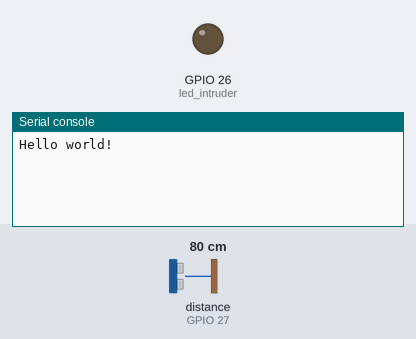
The program below on a simulated ESP32 board running MicroPython. Shown: output pins drawn as LEDs (lit = HIGH), the last lines printed to the serial console. Inputs (shaded band) come from the test bench; at power-on: distance to the obstacle (sensor on GPIO 27) 80 cm. The echo pulse lasts 58.3 µs per cm; pins used as bus, display or sensor lines are not drawn.

Above: at 1.2 s.
1.3 s: distance to the obstacle (sensor on GPIO 27) set to 2 cm
At 1.9 s:
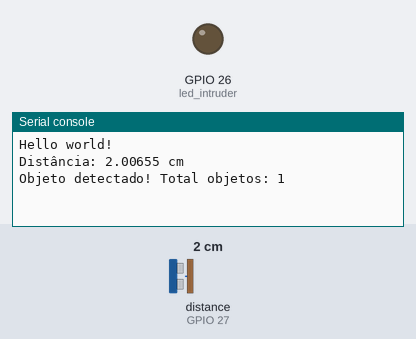
3.0 s: distance to the obstacle (sensor on GPIO 27) set to 18 cm
At 4.1 s:
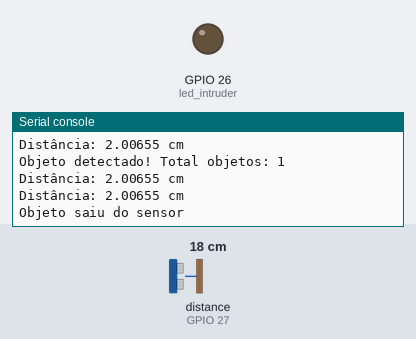

Measured:
- after the input at 1.3 s, the serial console: prints a new line after 0.22 s (image 1)
- after the input at 3.0 s, the serial console: prints a new line at once (image 2)

The program:

main.py
```python
from machine import Pin, time_pulse_us
import time

print("Hello world!")

PINO_TRIG = 25
PINO_ECHO = 27
PINO_LED_INTRUSO = 26

trig = Pin(PINO_TRIG, Pin.OUT)
echo = Pin(PINO_ECHO, Pin.IN)
led_intruder = Pin(PINO_LED_INTRUSO, Pin.OUT)

def obter_distancia():
    """
    Mede a distância em centímetros usando o sensor HC-SR04.
    Retorna None se não detectar nada.
    """
    trig.value(0)
    time.sleep_us(2)

    trig.value(1)
    time.sleep_us(10)
    trig.value(0)

    duracao = time_pulse_us(echo, 1, 30000)  # timeout 30 ms
    if duracao < 0:  # não detectou eco
        return None

    distancia = (duracao / 2) * 0.0343
    return distancia

contador = 0
caixas = 0
dist_limite = 10  # cm
objeto_presente = False  # flag para não contar várias vezes o mesmo objeto

while True:
    dist = obter_distancia()

    if dist is not None and dist < dist_limite:
        print("Distância:", dist, "cm")

        if not objeto_presente:  # só conta quando entra no alcance
            contador += 1
            objeto_presente = True
            print("Objeto detectado! Total objetos:", contador)

            if contador >= 10:
                caixas += 1
                contador = 0
                print("Nova Caixa! Total de caixas:", caixas)
                led_intruder.value(1)
                time.sleep(2)
                led_intruder.value(0)
    else:
        if objeto_presente:  # objeto saiu da área
            print("Objeto saiu do sensor")
        objeto_presente = False

    time.sleep(0.5)
```
